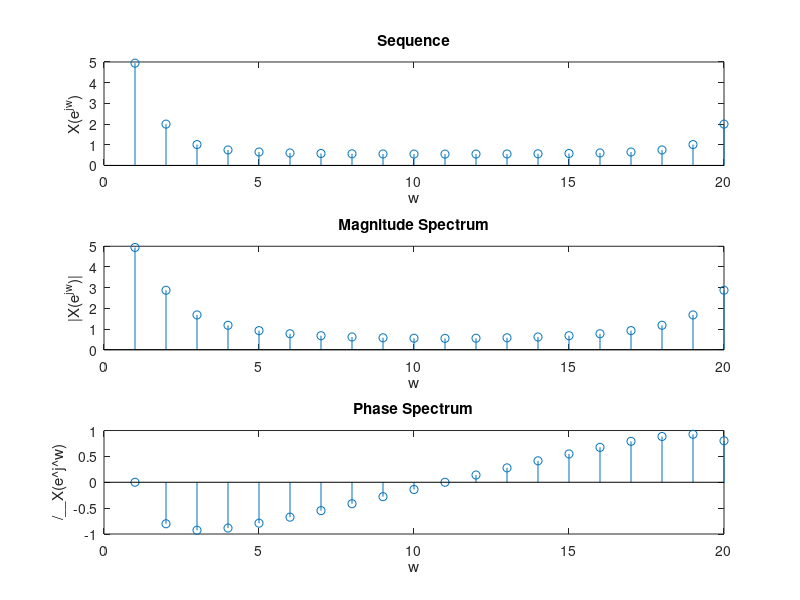

MATLAB code for this plot: (Note: this script raises an error after producing the figure.)
N = 20;
n = 0:1:N-1;

x = (0.8).^n;
X = fft(x, N);

figure()

subplot(3, 1, 1);
stem(X);
title('Sequence')
ylabel('X(e^j^w)')
xlabel('w')

subplot(3, 1, 2);
stem(abs(X))
title('Magnitude Spectrum')
ylabel('|X(e^j^w)|')
xlabel('w')

subplot(3, 1, 3)
stem(angle(X))
title('Phase Spectrum')
ylabel('/__X(e^j^w)')
xlabel('w')

sgtitle('20-Point DFT of x[n] = (0.8)^n')

X1 = fftshift(fft(x, N));
F = length(x)*(-N/2:N/2-1)/N;

figure()
stem(F, abs(X1))
title('DFT of Audio Signal with FFTshift')
ylabel('|X(e^j^w)|')
xlabel('frequency(Hz)')